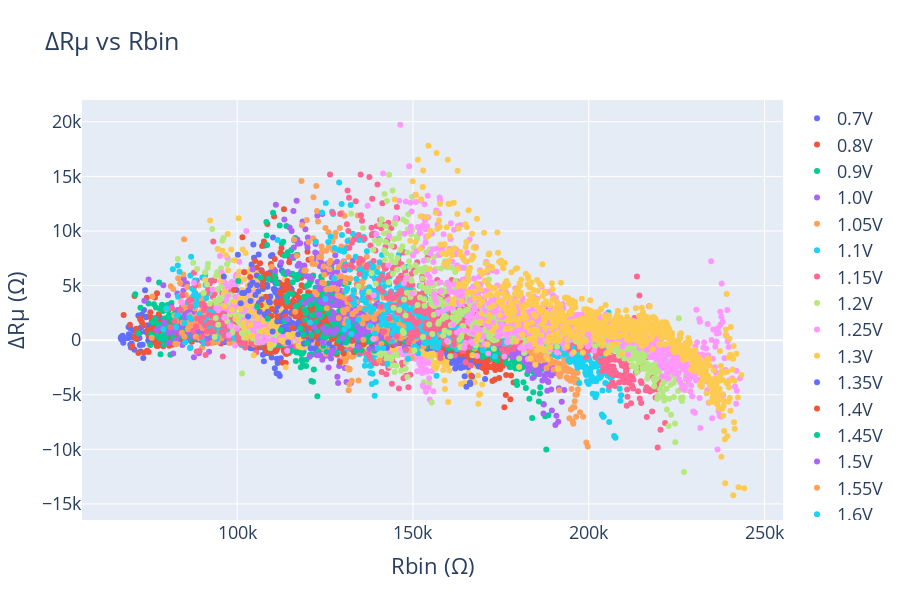

Notebook code cell kept with this figure:
### Code cell
# Plot R_delta_mean vs R_bin
fig = go.Figure()

# for val in (1, 1.4, 1.8):
for val in df_mean['v'].unique():
    data = df_mean.loc[df_mean['v']==val]
    fig.add_trace(go.Scatter(y = data['mean'],
                             x = data['Rbin'],
                             mode='markers',
                             name=f'{val}V'))
fig.update_layout(
    height=600,
    font_size=18,
    title="\u0394R\u03BC vs Rbin",
    xaxis_title="Rbin (\u03A9)",
    yaxis_title="\u0394R\u03BC (\u03A9)",
    # xaxis_range=[60000,250000],
    # yaxis_range=[-15000,22000],
)

### Figure 1 — Plotly figure (JSON) as saved in the notebook; plotly's stock layout.template omitted (floating-point values rounded to 4 significant figures; data arrays with more than 128 entries replaced by an {"elided": "..."} marker saying what was removed)
{"data": [{"mode": "markers", "name": "0.7V", "type": "scatter", "x": {"elided": "417 int values"}, "y": {"elided": "417 float values"}}, {"mode": "markers", "name": "0.8V", "type": "scatter", "x": {"elided": "406 int values"}, "y": {"elided": "406 float values"}}, {"mode": "markers", "name": "0.9V", "type": "scatter", "x": {"elided": "430 int values"}, "y": {"elided": "430 float values"}}, {"mode": "markers", "name": "1.0V", "type": "scatter", "x": {"elided": "471 int values"}, "y": {"elided": "471 float values"}}, {"mode": "markers", "name": "1.05V", "type": "scatter", "x": {"elided": "483 int values"}, "y": {"elided": "483 float values"}}, {"mode": "markers", "name": "1.1V", "type": "scatter", "x": {"elided": "515 int values"}, "y": {"elided": "515 float values"}}, {"mode": "markers", "name": "1.15V", "type": "scatter", "x": {"elided": "578 int values"}, "y": {"elided": "578 float values"}}, {"mode": "markers", "name": "1.2V", "type": "scatter", "x": {"elided": "586 int values"}, "y": {"elided": "586 float values"}}, {"mode": "markers", "name": "1.25V", "type": "scatter", "x": {"elided": "574 int values"}, "y": {"elided": "574 float values"}}, {"mode": "markers", "name": "1.3V", "type": "scatter", "x": {"elided": "675 int values"}, "y": {"elided": "675 float values"}}, {"mode": "markers", "name": "1.35V", "type": "scatter", "x": {"elided": "630 int values"}, "y": {"elided": "630 float values"}}, {"mode": "markers", "name": "1.4V", "type": "scatter", "x": {"elided": "653 int values"}, "y": {"elided": "653 float values"}}, {"mode": "markers", "name": "1.45V", "type": "scatter", "x": {"elided": "706 int values"}, "y": {"elided": "706 float values"}}, {"mode": "markers", "name": "1.5V", "type": "scatter", "x": {"elided": "698 int values"}, "y": {"elided": "698 float values"}}, {"mode": "markers", "name": "1.55V", "type": "scatter", "x": {"elided": "712 int values"}, "y": {"elided": "712 float values"}}, {"mode": "markers", "name": "1.6V", "type": "scatter", "x": {"elided": "738 int values"}, "y": {"elided": "738 float values"}}, {"mode": "markers", "name": "1.65V", "type": "scatter", "x": {"elided": "781 int values"}, "y": {"elided": "781 float values"}}, {"mode": "markers", "name": "1.7V", "type": "scatter", "x": {"elided": "788 int values"}, "y": {"elided": "788 float values"}}, {"mode": "markers", "name": "1.75V", "type": "scatter", "x": {"elided": "828 int values"}, "y": {"elided": "828 float values"}}, {"mode": "markers", "name": "1.8V", "type": "scatter", "x": {"elided": "791 int values"}, "y": {"elided": "791 float values"}}], "layout": {"font": {"size": 18}, "height": 600, "title": {"text": "ΔRμ vs Rbin"}, "xaxis": {"title": {"text": "Rbin (Ω)"}}, "yaxis": {"title": {"text": "ΔRμ (Ω)"}}}}
